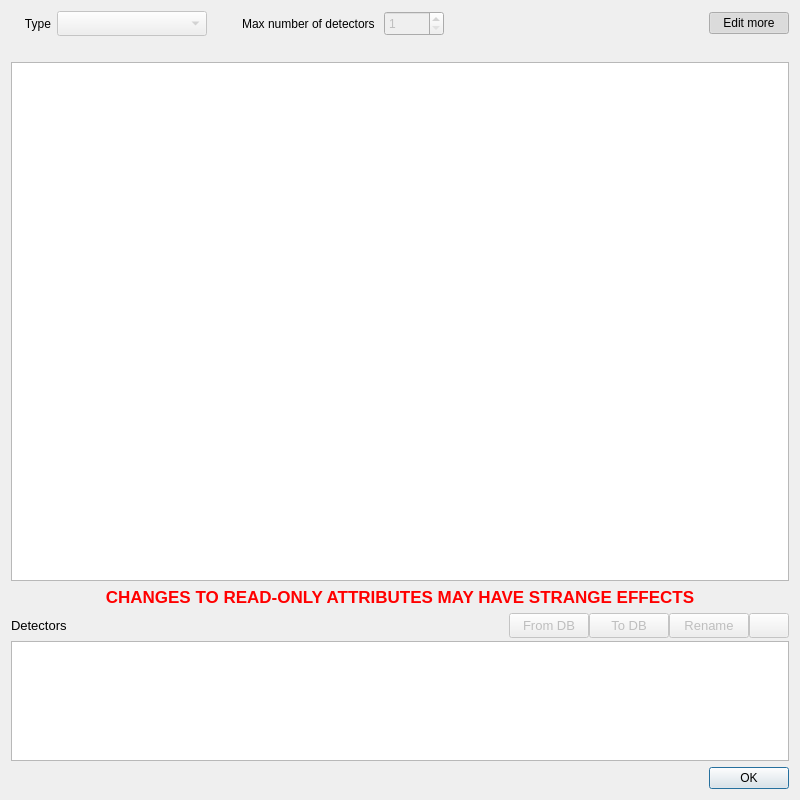
<?xml version="1.0" encoding="UTF-8"?>
<ui version="4.0">
 <class>ConsumerDialog</class>
 <widget class="QDialog" name="ConsumerDialog">
  <property name="geometry">
   <rect>
    <x>0</x>
    <y>0</y>
    <width>800</width>
    <height>800</height>
   </rect>
  </property>
  <property name="windowTitle">
   <string>Consumer metadata</string>
  </property>
  <property name="windowIcon">
   <iconset>
    <normaloff>:/new/icons/qpx.xpm</normaloff>:/new/icons/qpx.xpm</iconset>
  </property>
  <layout class="QGridLayout" name="gridLayout">
   <item row="6" column="0">
    <widget class="QWidget" name="widgetDetectors" native="true">
     <property name="minimumSize">
      <size>
       <width>0</width>
       <height>0</height>
      </size>
     </property>
     <layout class="QGridLayout" name="gridLayout_2">
      <property name="leftMargin">
       <number>0</number>
      </property>
      <property name="topMargin">
       <number>0</number>
      </property>
      <property name="rightMargin">
       <number>0</number>
      </property>
      <property name="bottomMargin">
       <number>0</number>
      </property>
      <property name="verticalSpacing">
       <number>3</number>
      </property>
      <item row="1" column="0">
       <widget class="QTableView" name="tableDetectors">
        <property name="sizePolicy">
         <sizepolicy hsizetype="Expanding" vsizetype="Preferred">
          <horstretch>0</horstretch>
          <verstretch>0</verstretch>
         </sizepolicy>
        </property>
        <property name="maximumSize">
         <size>
          <width>16777215</width>
          <height>120</height>
         </size>
        </property>
       </widget>
      </item>
      <item row="0" column="0">
       <layout class="QHBoxLayout" name="horizontalLayout_5">
        <property name="sizeConstraint">
         <enum>QLayout::SetMaximumSize</enum>
        </property>
        <item>
         <widget class="QLabel" name="label_14">
          <property name="minimumSize">
           <size>
            <width>0</width>
            <height>25</height>
           </size>
          </property>
          <property name="maximumSize">
           <size>
            <width>16777215</width>
            <height>25</height>
           </size>
          </property>
          <property name="font">
           <font>
            <pointsize>10</pointsize>
           </font>
          </property>
          <property name="text">
           <string>Detectors</string>
          </property>
         </widget>
        </item>
        <item>
         <widget class="QPushButton" name="pushDetFromDB">
          <property name="enabled">
           <bool>false</bool>
          </property>
          <property name="sizePolicy">
           <sizepolicy hsizetype="Maximum" vsizetype="Fixed">
            <horstretch>0</horstretch>
            <verstretch>0</verstretch>
           </sizepolicy>
          </property>
          <property name="minimumSize">
           <size>
            <width>0</width>
            <height>25</height>
           </size>
          </property>
          <property name="maximumSize">
           <size>
            <width>16777215</width>
            <height>25</height>
           </size>
          </property>
          <property name="font">
           <font>
            <pointsize>10</pointsize>
           </font>
          </property>
          <property name="text">
           <string>From DB</string>
          </property>
         </widget>
        </item>
        <item>
         <widget class="QPushButton" name="pushDetToDB">
          <property name="enabled">
           <bool>false</bool>
          </property>
          <property name="sizePolicy">
           <sizepolicy hsizetype="Maximum" vsizetype="Fixed">
            <horstretch>0</horstretch>
            <verstretch>0</verstretch>
           </sizepolicy>
          </property>
          <property name="minimumSize">
           <size>
            <width>0</width>
            <height>25</height>
           </size>
          </property>
          <property name="maximumSize">
           <size>
            <width>16777215</width>
            <height>25</height>
           </size>
          </property>
          <property name="font">
           <font>
            <pointsize>10</pointsize>
           </font>
          </property>
          <property name="text">
           <string>To DB</string>
          </property>
         </widget>
        </item>
        <item>
         <widget class="QPushButton" name="pushDetRename">
          <property name="enabled">
           <bool>false</bool>
          </property>
          <property name="sizePolicy">
           <sizepolicy hsizetype="Maximum" vsizetype="Fixed">
            <horstretch>0</horstretch>
            <verstretch>0</verstretch>
           </sizepolicy>
          </property>
          <property name="minimumSize">
           <size>
            <width>0</width>
            <height>25</height>
           </size>
          </property>
          <property name="maximumSize">
           <size>
            <width>16777215</width>
            <height>25</height>
           </size>
          </property>
          <property name="font">
           <font>
            <pointsize>10</pointsize>
           </font>
          </property>
          <property name="text">
           <string>Rename</string>
          </property>
         </widget>
        </item>
        <item>
         <widget class="QPushButton" name="pushDetEdit">
          <property name="enabled">
           <bool>false</bool>
          </property>
          <property name="sizePolicy">
           <sizepolicy hsizetype="Maximum" vsizetype="Fixed">
            <horstretch>0</horstretch>
            <verstretch>0</verstretch>
           </sizepolicy>
          </property>
          <property name="minimumSize">
           <size>
            <width>0</width>
            <height>25</height>
           </size>
          </property>
          <property name="maximumSize">
           <size>
            <width>16777215</width>
            <height>25</height>
           </size>
          </property>
          <property name="toolTip">
           <string>Edit</string>
          </property>
          <property name="text">
           <string/>
          </property>
          <property name="icon">
           <iconset resource="../resources/icons.qrc">
            <normaloff>:/icons/oxy/16/edit.png</normaloff>:/icons/oxy/16/edit.png</iconset>
          </property>
          <property name="iconSize">
           <size>
            <width>18</width>
            <height>18</height>
           </size>
          </property>
         </widget>
        </item>
       </layout>
      </item>
     </layout>
    </widget>
   </item>
   <item row="4" column="0">
    <widget class="QTreeView" name="treeAttribs"/>
   </item>
   <item row="1" column="0">
    <layout class="QHBoxLayout" name="horizontalLayout_2">
     <item>
      <widget class="QLabel" name="label_3">
       <property name="sizePolicy">
        <sizepolicy hsizetype="MinimumExpanding" vsizetype="Maximum">
         <horstretch>0</horstretch>
         <verstretch>0</verstretch>
        </sizepolicy>
       </property>
       <property name="minimumSize">
        <size>
         <width>40</width>
         <height>25</height>
        </size>
       </property>
       <property name="maximumSize">
        <size>
         <width>40</width>
         <height>16777215</height>
        </size>
       </property>
       <property name="font">
        <font>
         <weight>50</weight>
         <bold>false</bold>
        </font>
       </property>
       <property name="text">
        <string>Type</string>
       </property>
       <property name="alignment">
        <set>Qt::AlignRight|Qt::AlignTrailing|Qt::AlignVCenter</set>
       </property>
      </widget>
     </item>
     <item>
      <widget class="QComboBox" name="comboType">
       <property name="enabled">
        <bool>false</bool>
       </property>
       <property name="sizePolicy">
        <sizepolicy hsizetype="Maximum" vsizetype="Maximum">
         <horstretch>0</horstretch>
         <verstretch>0</verstretch>
        </sizepolicy>
       </property>
       <property name="minimumSize">
        <size>
         <width>150</width>
         <height>25</height>
        </size>
       </property>
       <property name="maximumSize">
        <size>
         <width>150</width>
         <height>16777215</height>
        </size>
       </property>
      </widget>
     </item>
     <item>
      <widget class="QLabel" name="label_10">
       <property name="minimumSize">
        <size>
         <width>165</width>
         <height>25</height>
        </size>
       </property>
       <property name="maximumSize">
        <size>
         <width>165</width>
         <height>16777215</height>
        </size>
       </property>
       <property name="text">
        <string>Max number of detectors </string>
       </property>
       <property name="alignment">
        <set>Qt::AlignRight|Qt::AlignTrailing|Qt::AlignVCenter</set>
       </property>
      </widget>
     </item>
     <item>
      <widget class="QSpinBox" name="spinDets">
       <property name="enabled">
        <bool>false</bool>
       </property>
       <property name="sizePolicy">
        <sizepolicy hsizetype="Maximum" vsizetype="Fixed">
         <horstretch>0</horstretch>
         <verstretch>0</verstretch>
        </sizepolicy>
       </property>
       <property name="minimumSize">
        <size>
         <width>60</width>
         <height>25</height>
        </size>
       </property>
       <property name="maximumSize">
        <size>
         <width>60</width>
         <height>16777215</height>
        </size>
       </property>
       <property name="minimum">
        <number>1</number>
       </property>
       <property name="maximum">
        <number>32</number>
       </property>
      </widget>
     </item>
     <item>
      <widget class="QLabel" name="label_5">
       <property name="text">
        <string/>
       </property>
      </widget>
     </item>
     <item>
      <widget class="QPushButton" name="pushLock">
       <property name="sizePolicy">
        <sizepolicy hsizetype="Maximum" vsizetype="Fixed">
         <horstretch>0</horstretch>
         <verstretch>0</verstretch>
        </sizepolicy>
       </property>
       <property name="minimumSize">
        <size>
         <width>44</width>
         <height>0</height>
        </size>
       </property>
       <property name="toolTip">
        <string>Allow changes to metadata</string>
       </property>
       <property name="text">
        <string>Edit more</string>
       </property>
       <property name="icon">
        <iconset resource="../resources/icons.qrc">
         <normaloff>:/icons/oxy/16/document_encrypt.png</normaloff>
         <normalon>:/new/icons/oxy/document_encrypt.png</normalon>:/icons/oxy/16/document_encrypt.png</iconset>
       </property>
       <property name="checkable">
        <bool>true</bool>
       </property>
       <property name="checked">
        <bool>true</bool>
       </property>
      </widget>
     </item>
    </layout>
   </item>
   <item row="2" column="0">
    <widget class="QLabel" name="labelDescription">
     <property name="text">
      <string/>
     </property>
    </widget>
   </item>
   <item row="8" column="0">
    <widget class="QDialogButtonBox" name="buttonBox">
     <property name="orientation">
      <enum>Qt::Horizontal</enum>
     </property>
     <property name="standardButtons">
      <set>QDialogButtonBox::Ok</set>
     </property>
    </widget>
   </item>
   <item row="5" column="0">
    <widget class="QLabel" name="labelWarning">
     <property name="enabled">
      <bool>true</bool>
     </property>
     <property name="font">
      <font>
       <pointsize>13</pointsize>
       <weight>75</weight>
       <bold>true</bold>
       <stylestrategy>PreferAntialias</stylestrategy>
      </font>
     </property>
     <property name="text">
      <string>&lt;html&gt;&lt;head/&gt;&lt;body&gt;&lt;p&gt;&lt;span style=&quot; color:#ff0000;&quot;&gt;CHANGES TO READ-ONLY ATTRIBUTES MAY HAVE STRANGE EFFECTS&lt;/span&gt;&lt;/p&gt;&lt;/body&gt;&lt;/html&gt;</string>
     </property>
     <property name="textFormat">
      <enum>Qt::RichText</enum>
     </property>
     <property name="alignment">
      <set>Qt::AlignCenter</set>
     </property>
    </widget>
   </item>
  </layout>
  <zorder>treeAttribs</zorder>
  <zorder>buttonBox</zorder>
  <zorder>labelDescription</zorder>
  <zorder>widgetDetectors</zorder>
  <zorder>labelWarning</zorder>
 </widget>
 <resources>
  <include location="../resources/icons.qrc"/>
 </resources>
 <connections/>
</ui>
